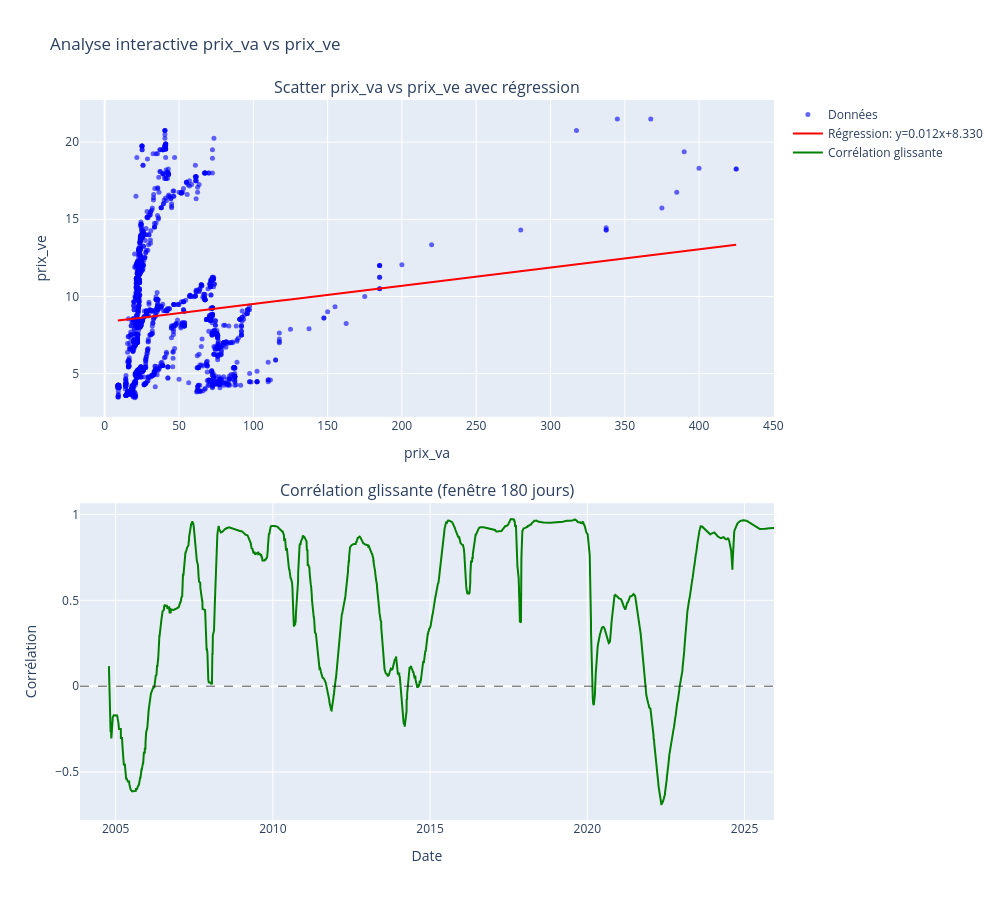

The notebook cell this image was saved under:
### Code cell
import plotly.io as pio
from plotly.subplots import make_subplots
import plotly.graph_objects as go
import numpy as np

# Préparer les données pour l'analyse
# Vérifier s'il y a une corrélation entre prix_va et prix_ve
# Utilise df_merged déjà présent dans le notebook.

# Préparer les paires (supprime les dates sans valeur pour l'une ou l'autre série)
pairs = df_merged.dropna(subset=['prix_va', 'prix_ve'])
print(f"Nombre de paires communes : {len(pairs)}")

# Corrélations simples
pearson = pairs['prix_va'].corr(pairs['prix_ve'], method='pearson')
spearman = pairs['prix_va'].corr(pairs['prix_ve'], method='spearman')
print(f"Corrélation Pearson : {pearson:.3f}")
print(f"Corrélation Spearman: {spearman:.3f}")

# Interprétation simple
if abs(pearson) >= 0.7:
    print("Interprétation (Pearson) : corrélation forte")
elif abs(pearson) >= 0.4:
    print("Interprétation (Pearson) : corrélation modérée")
else:
    print("Interprétation (Pearson) : corrélation faible ou inexistante")


# Forcer l'affichage
pio.renderers.default = 'vscode'

# Votre code
fig = make_subplots(
    rows=2, cols=1,
    subplot_titles=("Scatter prix_va vs prix_ve avec régression", 
                    "Corrélation glissante (fenêtre 180 jours)"),
    vertical_spacing=0.12
)

fig.add_trace(
    go.Scatter(
        x=x, y=y,
        mode='markers',
        marker=dict(size=5, opacity=0.6, color='blue'),
        name='Données',
        hovertemplate='prix_va: %{x:.2f}<br>prix_ve: %{y:.2f}<extra></extra>'
    ),
    row=1, col=1
)

fig.add_trace(
    go.Scatter(
        x=np.sort(x),
        y=slope * np.sort(x) + intercept,
        mode='lines',
        line=dict(color='red', width=2),
        name=f'Régression: y={slope:.3f}x+{intercept:.3f}',
        hovertemplate='Régression<extra></extra>'
    ),
    row=1, col=1
)

fig.add_trace(
    go.Scatter(
        x=rolling.index,
        y=rolling.values,
        mode='lines',
        line=dict(color='green', width=2),
        name='Corrélation glissante',
        hovertemplate='Date: %{x|%Y-%m-%d}<br>Corrélation: %{y:.3f}<extra></extra>'
    ),
    row=2, col=1
)

fig.add_hline(y=0, line_dash="dash", line_color="black", line_width=0.7, row=2, col=1)

fig.update_xaxes(title_text="prix_va", row=1, col=1)
fig.update_yaxes(title_text="prix_ve", row=1, col=1)
fig.update_xaxes(title_text="Date", row=2, col=1)
fig.update_yaxes(title_text="Corrélation", row=2, col=1)

fig.update_layout(
    title_text="Analyse interactive prix_va vs prix_ve",
    height=900,
    width=1000,
    hovermode='closest',
    showlegend=True
)

# Affichage avec plusieurs méthodes
print("Affichage du graphique...")
fig.show()

# Alternative : afficher dans le navigateur pour tester
print("Si rien ne s'affiche, tentative d'ouverture dans le navigateur...")
# Décommentez la ligne suivante si besoin :
# fig.show(renderer='browser')

### Figure 1 — Plotly figure (JSON) as saved in the notebook; plotly's stock layout.template omitted (floating-point values rounded to 4 significant figures; data arrays with more than 128 entries replaced by an {"elided": "..."} marker saying what was removed)
{"data": [{"hovertemplate": "prix_va: %{x:.2f}<br>prix_ve: %{y:.2f}<extra></extra>", "marker": {"color": "blue", "opacity": 0.6, "size": 5}, "mode": "markers", "name": "Données", "type": "scatter", "x": {"elided": "1712 float values"}, "xaxis": "x", "y": {"elided": "1712 float values"}, "yaxis": "y"}, {"hovertemplate": "Régression<extra></extra>", "line": {"color": "red", "width": 2}, "mode": "lines", "name": "Régression: y=0.012x+8.330", "type": "scatter", "x": {"elided": "1712 float values"}, "xaxis": "x", "y": {"elided": "1712 float values"}, "yaxis": "y"}, {"hovertemplate": "Date: %{x|%Y-%m-%d}<br>Corrélation: %{y:.3f}<extra></extra>", "line": {"color": "green", "width": 2}, "mode": "lines", "name": "Corrélation glissante", "type": "scatter", "x": {"elided": "2393 str values"}, "xaxis": "x2", "y": {"elided": "2393 float values"}, "yaxis": "y2"}], "layout": {"annotations": [{"font": {"size": 16}, "showarrow": false, "text": "Scatter prix_va vs prix_ve avec régression", "x": 0.5, "xanchor": "center", "xref": "paper", "y": 1, "yanchor": "bottom", "yref": "paper"}, {"font": {"size": 16}, "showarrow": false, "text": "Corrélation glissante (fenêtre 180 jours)", "x": 0.5, "xanchor": "center", "xref": "paper", "y": 0.44, "yanchor": "bottom", "yref": "paper"}], "height": 900, "hovermode": "closest", "shapes": [{"line": {"color": "black", "dash": "dash", "width": 0.7}, "type": "line", "x0": 0, "x1": 1, "xref": "x2 domain", "y0": 0, "y1": 0, "yref": "y2"}], "showlegend": true, "title": {"text": "Analyse interactive prix_va vs prix_ve"}, "width": 1000, "xaxis": {"anchor": "y", "domain": [0, 1], "title": {"text": "prix_va"}}, "xaxis2": {"anchor": "y2", "domain": [0, 1], "title": {"text": "Date"}}, "yaxis": {"anchor": "x", "domain": [0.56, 1], "title": {"text": "prix_ve"}}, "yaxis2": {"anchor": "x2", "domain": [0, 0.44], "title": {"text": "Corrélation"}}}}
